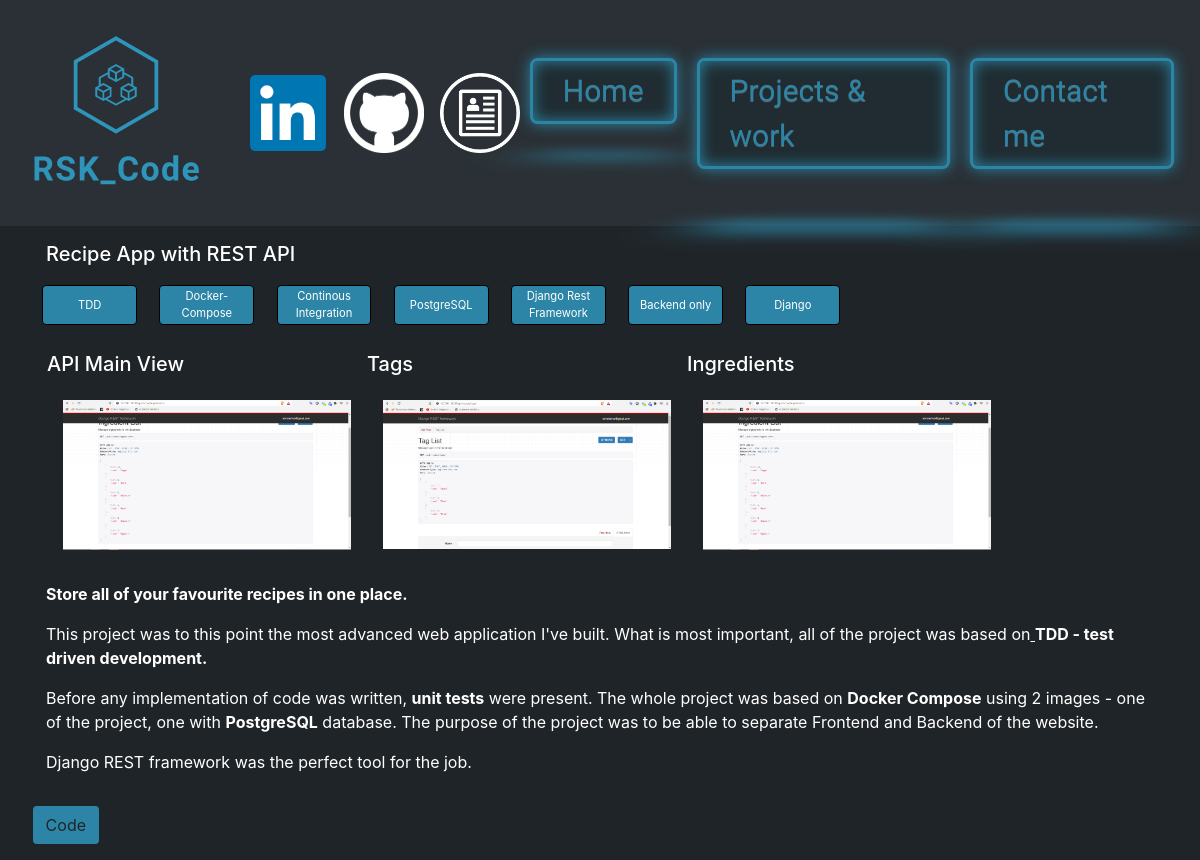
Page /projects/recipe-app-with-rest-api on the committed database.
### core/models.py (models this page shows, shortened)
class Project(models.Model):
    importance = models.PositiveIntegerField(default=5, validators=[
        MaxValueValidator(10),
        MinValueValidator(1)
    ])
    title = models.CharField(max_length=255)
    body = RichTextField(null=True, blank=True)
    thumbnail = models.ImageField(upload_to='thumbnails', blank=True)
    album = models.OneToOneField(ImageAlbum, null=True, blank=True,
                                 related_name='album',
                                 on_delete=models.CASCADE)
    slug = models.SlugField(null=True, blank=True)
    githuburl = models.URLField(null=True, blank=True)
    created = models.DateTimeField(auto_now_add=True, editable=False)
    id = models.UUIDField(default=uuid.uuid4, unique=True,
                          primary_key=True, editable=False)
    tag = models.ManyToManyField(Tag, blank=True)
    video = models.URLField(null=True, blank=True)
    gif = models.URLField(null=True, blank=True)

class Tag(models.Model):
    name = models.CharField(max_length=25)
    id = models.UUIDField(default=uuid.uuid4, unique=True,
                          primary_key=True, editable=False)
    def __str__(self):
        return self.name

class Image(models.Model):
    name = models.CharField(max_length=255)
    image = models.ImageField(upload_to='images/')
    default = models.BooleanField(default=False)
    width = models.FloatField(null=True, blank=True)
    height = models.FloatField(null=True, blank=True)
    album = models.ForeignKey(ImageAlbum, null=True, blank=True,
                              related_name='images',
                              on_delete=models.CASCADE)

### core/views.py (the view)
# urls.py: path('projects/<slug:slug>', views.ProjectDetailView.as_view(),
class ProjectDetailView(DetailView):
    model = Project

### core/models.py (called while the page is built)
    def full(self):
        return self.images.all()

### core/templates/core/project_detail.html (shortened to what this page needs)
{% extends 'core/main.html' %}
{% load static %}
{% block content %}
<div class="container detail_content">
    <h5>{{project.title}}</h5>
    <div class="row detail_body">
        {% for tag in project.tag.all %}
        <button class="col-lg-1 btn detail_tags tag">{{tag}}</button>
        {% endfor %}
    </div>
    <div class="row detail_content">
        {% for image in project.album.full %}
        <div class="col-vlg-4">
            <h5>{{image.name}}</h5>
            <a href="{{image.image.url}}"><img class="project_photo" src="{{image.image.url}}"></a>
        </div>
        {% endfor %}
    </div>
        {{project.body|safe}}
    <div class="row">
        {% if project.githuburl %}
        <a class="col-lg3 btn my_btn" href="{{project.githuburl}}">
            {% if project.title == "Robotics Engineering - all of automotive projects" %}
            Website
            {% else %}
            Code
            {% endif %}
        </a>
        {% endif %}
    </div>
</div>
{% endblock %}

### static/css/my_css.css (style rules this page uses)
:root { --clr-neon: hsl(196,58%,41%); --clr-bg: hsl(200 21% 16%); }
*, *::before, *::after { box-sizing: border-box; }
html, body { display: grid; color: #FFFFFF; background-color: #1F2428; }
.my_btn { background-color: #2c85a6; margin-top: 1em; margin-right: 0.1em; margin-left: 0.1em; }
.tag { font-size: 70%; color: #FFFFFF; background-color: #202428; border: solid black 1px; border-radius: 1; margin: 0.1em; padding: 0.2em; align-items: center; }
.project_photo { width: 20em; padding: 1em; height: auto; }
.detail_tags { margin: 1em; background-color: #2c85a6; }
.detail_content { padding: 1em; }

### rows in the picture
Project: title "Recipe App with REST API", body "Store all of your favourite recipes in one place. This project was to this point the most advanced web application I've built. What is most important, all of the project was based on TDD - test driven development. Before any implementation of code was written, unit tests were present. The whole project was based on Docker Compose using 2 images - one of the project, one with PostgreSQL database. The purpose of the project was to be able to separate Frontend and Backend of the website. Django REST framework was the perfect tool for the job."
Tag: name "TDD"
Tag: name "Docker-Compose"
Tag: name "Continous Integration"
Tag: name "PostgreSQL"
Tag: name "Django Rest Framework"
Tag: name "Backend only"
Tag: name "Django"
Image: name "API Main View", image (picture)
Image: name "Tags", image (picture)
Image: name "Ingredients", image (picture)
